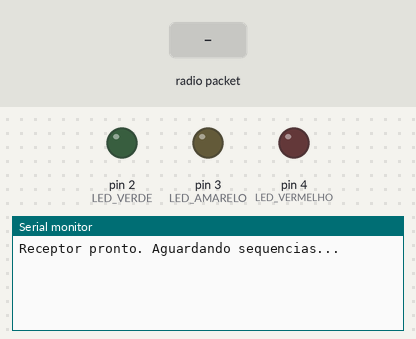
This sketch was run on a simulated Arduino Uno, built with avr-gcc and run on an emulated ATmega328P. Shown: output pins drawn as LEDs (lit = HIGH), the last lines printed to the serial monitor. Inputs (shaded band) come from the test bench. No radio packets arrive unless stated.

Above: at 1.2 s.
1.3 s: radio packet "1" arrives
At 2.2 s:
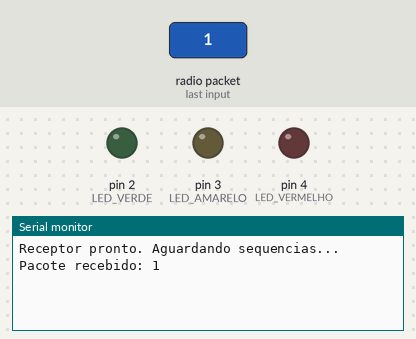
2.8 s: radio packet "90" arrives
At 4.4 s:
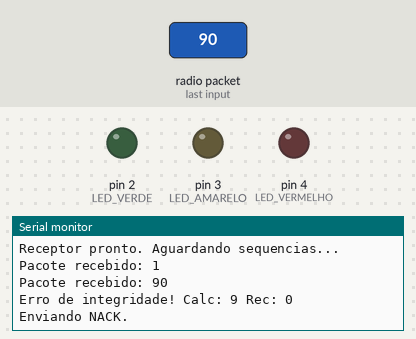

Measured:
- after the input at 1.3 s, the serial monitor: prints a new line at once (image 1)
- after the input at 2.8 s, the serial monitor: prints a new line at once (image 2)

The sketch:

Receptor.ino
```cpp
                                                                                                                                                                                                                                                                                                                                               #include <RH_ASK.h>
#include <SPI.h>

// Configuração do RadioHead:
// Velocidade: 2000 bps
// Pino RX (Receptor): 11
// Pino TX (Transmissor): 12
RH_ASK driver;

// --- PINOS DOS LEDS ---
#define LED_VERDE    2  // Representa o '1'
#define LED_AMARELO  3  // Representa o '2'
#define LED_VERMELHO 4  // Representa o '3'

void setup() {
  Serial.begin(9600);

  // Configura os LEDs
  pinMode(LED_VERDE, OUTPUT);
  pinMode(LED_AMARELO, OUTPUT);
  pinMode(LED_VERMELHO, OUTPUT);

  // Inicializa o sistema de rádio
  if (!driver.init()) {
    Serial.println("Falha ao iniciar o receptor RadioHead!");
  } else {
    Serial.println("Receptor pronto. Aguardando sequencias...");
  }
}

// Função para piscar um LED específico
void piscar(int pino) {
  digitalWrite(pino, HIGH);
  delay(300);
  digitalWrite(pino, LOW);
  delay(200);
}

// Executa a sequência de luzes recebida
void executarSequencia(String seq) {
  Serial.print("Executando: ");
  Serial.println(seq);

  for (unsigned int i = 0; i < seq.length(); i++) {
    char c = seq.charAt(i);
    if (c == '1') piscar(LED_VERDE);
    else if (c == '2') piscar(LED_AMARELO);
    else if (c == '3') piscar(LED_VERMELHO);
  }
}

void loop() {
  uint8_t buf[50];
  uint8_t buflen = sizeof(buf);

  // Verifica se chegou mensagem
  if (driver.recv(buf, &buflen)) {
    buf[buflen] = 0; // Finaliza a string
    String mensagemRecebida = String((char*)buf);

    Serial.print("Pacote recebido: ");
    Serial.println(mensagemRecebida);

    // --- VALIDAÇÃO DE INTEGRIDADE (CHECKSUM) ---
    // O pacote é: [DADOS][ÚLTIMO DIGITO É O CHECKSUM]
    // Ex: "1236" -> Dados="123", ChecksumRecebido='6'

    if (mensagemRecebida.length() < 2) return; // Ignora ruído muito curto

    // Separa os dados do digito verificador
    String dados = mensagemRecebida.substring(0, mensagemRecebida.length() - 1);
    char checksumRecebidoChar = mensagemRecebida.charAt(mensagemRecebida.length() - 1);
    int checksumRecebido = checksumRecebidoChar - '0';

    // Recalcula o checksum localmente para ver se bate
    int checksumCalculado = 0;
    for (unsigned int i = 0; i < dados.length(); i++) {
      checksumCalculado += (dados.charAt(i) - '0');
    }

    // Pegamos apenas o último dígito da soma (caso a soma seja > 9)
    // Isso é necessário para bater com a lógica matemática do transmissor
    int digitoVerificadorCalculado = checksumCalculado % 10;

    // --- VERIFICAÇÃO ---
    if (digitoVerificadorCalculado == checksumRecebido) {
      // 1. DADOS CORRETOS!
      Serial.println("Integridade OK. Enviando ACK.");

      // Envia confirmação (ACK = 111)
      const char *ack = "111";
      driver.send((uint8_t *)ack, strlen(ack));
      driver.waitPacketSent();

      // Executa a ação (piscar os LEDs)
      executarSequencia(dados);

    } else {
      // 2. DADOS CORROMPIDOS!
      Serial.print("Erro de integridade! Calc: ");
      Serial.print(digitoVerificadorCalculado);
      Serial.print(" Rec: ");
      Serial.println(checksumRecebido);

      Serial.println("Enviando NACK.");

      // Envia erro (NACK = 999) para o transmissor tentar de novo
      const char *nack = "999";
      driver.send((uint8_t *)nack, strlen(nack));
      driver.waitPacketSent();
    }
  }
}
```
